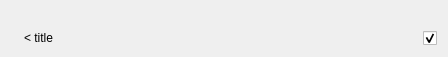
<?xml version="1.0" encoding="UTF-8"?>
<ui version="4.0">
 <class>ActivePCPluginWidget</class>
 <widget class="QWidget" name="ActivePCPluginWidget">
  <property name="geometry">
   <rect>
    <x>0</x>
    <y>0</y>
    <width>448</width>
    <height>53</height>
   </rect>
  </property>
  <property name="windowTitle">
   <string>Form</string>
  </property>
  <layout class="QGridLayout" name="gridLayout">
   <item row="1" column="1">
    <widget class="QLabel" name="titleLabel">
     <property name="text">
      <string>&lt; title</string>
     </property>
     <property name="textFormat">
      <enum>Qt::AutoText</enum>
     </property>
    </widget>
   </item>
   <item row="1" column="2">
    <widget class="QCheckBox" name="checkBox">
     <property name="text">
      <string/>
     </property>
     <property name="checked">
      <bool>true</bool>
     </property>
    </widget>
   </item>
   <item row="1" column="0">
    <widget class="QLabel" name="iconLabel">
     <property name="text">
      <string>&lt;icon&gt;</string>
     </property>
    </widget>
   </item>
   <item row="0" column="1">
    <spacer name="horizontalSpacer_2">
     <property name="orientation">
      <enum>Qt::Horizontal</enum>
     </property>
     <property name="sizeHint" stdset="0">
      <size>
       <width>40</width>
       <height>20</height>
      </size>
     </property>
    </spacer>
   </item>
  </layout>
 </widget>
 <resources/>
 <connections/>
</ui>
